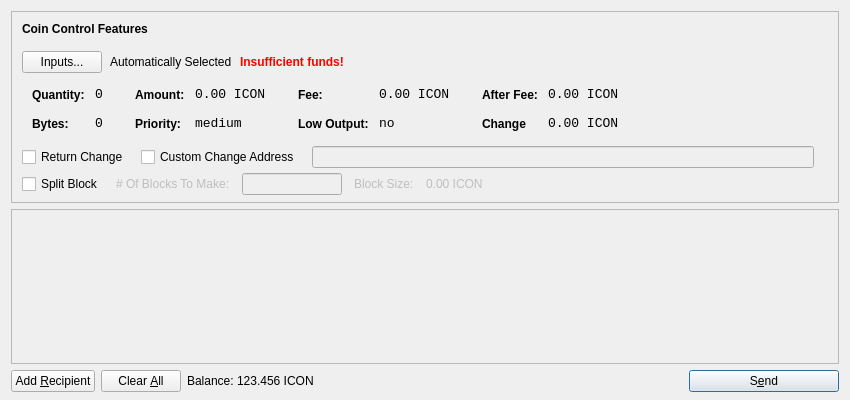
<?xml version="1.0" encoding="UTF-8"?>
<ui version="4.0">
 <class>SendCoinsDialog</class>
 <widget class="QDialog" name="SendCoinsDialog">
  <property name="geometry">
   <rect>
    <x>0</x>
    <y>0</y>
    <width>850</width>
    <height>400</height>
   </rect>
  </property>
  <property name="windowTitle">
   <string>Send Coins</string>
  </property>
  <layout class="QVBoxLayout" name="verticalLayout" stretch="0,1,0">
   <property name="bottomMargin">
    <number>8</number>
   </property>
   <item>
    <widget class="QFrame" name="frameCoinControl">
     <property name="sizePolicy">
      <sizepolicy hsizetype="Expanding" vsizetype="Expanding">
       <horstretch>0</horstretch>
       <verstretch>0</verstretch>
      </sizepolicy>
     </property>
     <property name="maximumSize">
      <size>
       <width>16777215</width>
       <height>16777215</height>
      </size>
     </property>
     <property name="frameShape">
      <enum>QFrame::StyledPanel</enum>
     </property>
     <property name="frameShadow">
      <enum>QFrame::Sunken</enum>
     </property>
     <layout class="QVBoxLayout" name="verticalLayoutCoinControl2">
      <property name="spacing">
       <number>6</number>
      </property>
      <property name="leftMargin">
       <number>0</number>
      </property>
      <property name="topMargin">
       <number>0</number>
      </property>
      <property name="rightMargin">
       <number>0</number>
      </property>
      <property name="bottomMargin">
       <number>6</number>
      </property>
      <item>
       <layout class="QVBoxLayout" name="verticalLayoutCoinControl" stretch="0,0,0,0,1">
        <property name="spacing">
         <number>0</number>
        </property>
        <property name="leftMargin">
         <number>10</number>
        </property>
        <property name="topMargin">
         <number>10</number>
        </property>
        <item>
         <layout class="QHBoxLayout" name="horizontalLayoutCoinControl1">
          <property name="bottomMargin">
           <number>15</number>
          </property>
          <item>
           <widget class="QLabel" name="labelCoinControlFeatures">
            <property name="sizePolicy">
             <sizepolicy hsizetype="Preferred" vsizetype="Maximum">
              <horstretch>0</horstretch>
              <verstretch>0</verstretch>
             </sizepolicy>
            </property>
            <property name="font">
             <font>
              <weight>75</weight>
              <bold>true</bold>
             </font>
            </property>
            <property name="styleSheet">
             <string notr="true">font-weight:bold;</string>
            </property>
            <property name="text">
             <string>Coin Control Features</string>
            </property>
           </widget>
          </item>
         </layout>
        </item>
        <item>
         <layout class="QHBoxLayout" name="horizontalLayoutCoinControl2" stretch="0,0,0,0">
          <property name="spacing">
           <number>8</number>
          </property>
          <property name="bottomMargin">
           <number>10</number>
          </property>
          <item>
           <widget class="QPushButton" name="pushButtonCoinControl">
            <property name="styleSheet">
             <string notr="true"/>
            </property>
            <property name="text">
             <string>Inputs...</string>
            </property>
           </widget>
          </item>
          <item>
           <widget class="QLabel" name="labelCoinControlAutomaticallySelected">
            <property name="text">
             <string>Automatically Selected</string>
            </property>
            <property name="margin">
             <number>5</number>
            </property>
           </widget>
          </item>
          <item>
           <widget class="QLabel" name="labelCoinControlInsuffFunds">
            <property name="font">
             <font>
              <weight>75</weight>
              <bold>true</bold>
             </font>
            </property>
            <property name="styleSheet">
             <string notr="true">color:red;font-weight:bold;</string>
            </property>
            <property name="text">
             <string>Insufficient funds!</string>
            </property>
            <property name="margin">
             <number>5</number>
            </property>
           </widget>
          </item>
          <item>
           <spacer name="horizontalSpacerCoinControl">
            <property name="orientation">
             <enum>Qt::Horizontal</enum>
            </property>
            <property name="sizeHint" stdset="0">
             <size>
              <width>40</width>
              <height>1</height>
             </size>
            </property>
           </spacer>
          </item>
         </layout>
        </item>
        <item>
         <widget class="QWidget" name="widgetCoinControl" native="true">
          <property name="sizePolicy">
           <sizepolicy hsizetype="Preferred" vsizetype="Preferred">
            <horstretch>0</horstretch>
            <verstretch>0</verstretch>
           </sizepolicy>
          </property>
          <property name="minimumSize">
           <size>
            <width>0</width>
            <height>0</height>
           </size>
          </property>
          <property name="styleSheet">
           <string notr="true"/>
          </property>
          <layout class="QHBoxLayout" name="horizontalLayoutCoinControl5">
           <property name="margin">
            <number>0</number>
           </property>
           <item>
            <layout class="QHBoxLayout" name="horizontalLayoutCoinControl3" stretch="0,0,0,1">
             <property name="spacing">
              <number>20</number>
             </property>
             <property name="topMargin">
              <number>0</number>
             </property>
             <property name="bottomMargin">
              <number>10</number>
             </property>
             <item>
              <layout class="QFormLayout" name="formLayoutCoinControl1">
               <property name="horizontalSpacing">
                <number>10</number>
               </property>
               <property name="verticalSpacing">
                <number>14</number>
               </property>
               <property name="leftMargin">
                <number>10</number>
               </property>
               <property name="topMargin">
                <number>4</number>
               </property>
               <property name="rightMargin">
                <number>6</number>
               </property>
               <item row="0" column="0">
                <widget class="QLabel" name="labelCoinControlQuantityText">
                 <property name="styleSheet">
                  <string notr="true">font-weight:bold;</string>
                 </property>
                 <property name="text">
                  <string>Quantity:</string>
                 </property>
                 <property name="margin">
                  <number>0</number>
                 </property>
                </widget>
               </item>
               <item row="0" column="1">
                <widget class="QLabel" name="labelCoinControlQuantity">
                 <property name="font">
                  <font>
                   <family>Monospace</family>
                   <pointsize>10</pointsize>
                  </font>
                 </property>
                 <property name="cursor">
                  <cursorShape>IBeamCursor</cursorShape>
                 </property>
                 <property name="contextMenuPolicy">
                  <enum>Qt::ActionsContextMenu</enum>
                 </property>
                 <property name="text">
                  <string>0</string>
                 </property>
                 <property name="margin">
                  <number>0</number>
                 </property>
                 <property name="textInteractionFlags">
                  <set>Qt::LinksAccessibleByMouse|Qt::TextSelectableByKeyboard|Qt::TextSelectableByMouse</set>
                 </property>
                </widget>
               </item>
               <item row="1" column="0">
                <widget class="QLabel" name="labelCoinControlBytesText">
                 <property name="styleSheet">
                  <string notr="true">font-weight:bold;</string>
                 </property>
                 <property name="text">
                  <string>Bytes:</string>
                 </property>
                </widget>
               </item>
               <item row="1" column="1">
                <widget class="QLabel" name="labelCoinControlBytes">
                 <property name="font">
                  <font>
                   <family>Monospace</family>
                   <pointsize>10</pointsize>
                  </font>
                 </property>
                 <property name="cursor">
                  <cursorShape>IBeamCursor</cursorShape>
                 </property>
                 <property name="contextMenuPolicy">
                  <enum>Qt::ActionsContextMenu</enum>
                 </property>
                 <property name="text">
                  <string>0</string>
                 </property>
                 <property name="textInteractionFlags">
                  <set>Qt::LinksAccessibleByMouse|Qt::TextSelectableByKeyboard|Qt::TextSelectableByMouse</set>
                 </property>
                </widget>
               </item>
              </layout>
             </item>
             <item>
              <layout class="QFormLayout" name="formLayoutCoinControl2">
               <property name="horizontalSpacing">
                <number>10</number>
               </property>
               <property name="verticalSpacing">
                <number>14</number>
               </property>
               <property name="leftMargin">
                <number>6</number>
               </property>
               <property name="topMargin">
                <number>4</number>
               </property>
               <property name="rightMargin">
                <number>6</number>
               </property>
               <item row="0" column="0">
                <widget class="QLabel" name="labelCoinControlAmountText">
                 <property name="styleSheet">
                  <string notr="true">font-weight:bold;</string>
                 </property>
                 <property name="text">
                  <string>Amount:</string>
                 </property>
                 <property name="margin">
                  <number>0</number>
                 </property>
                </widget>
               </item>
               <item row="0" column="1">
                <widget class="QLabel" name="labelCoinControlAmount">
                 <property name="font">
                  <font>
                   <family>Monospace</family>
                   <pointsize>10</pointsize>
                  </font>
                 </property>
                 <property name="cursor">
                  <cursorShape>IBeamCursor</cursorShape>
                 </property>
                 <property name="contextMenuPolicy">
                  <enum>Qt::ActionsContextMenu</enum>
                 </property>
                 <property name="text">
                  <string>0.00 ICON</string>
                 </property>
                 <property name="textInteractionFlags">
                  <set>Qt::LinksAccessibleByMouse|Qt::TextSelectableByKeyboard|Qt::TextSelectableByMouse</set>
                 </property>
                </widget>
               </item>
               <item row="1" column="0">
                <widget class="QLabel" name="labelCoinControlPriorityText">
                 <property name="styleSheet">
                  <string notr="true">font-weight:bold;</string>
                 </property>
                 <property name="text">
                  <string>Priority:</string>
                 </property>
                </widget>
               </item>
               <item row="1" column="1">
                <widget class="QLabel" name="labelCoinControlPriority">
                 <property name="font">
                  <font>
                   <family>Monospace</family>
                   <pointsize>10</pointsize>
                  </font>
                 </property>
                 <property name="cursor">
                  <cursorShape>IBeamCursor</cursorShape>
                 </property>
                 <property name="contextMenuPolicy">
                  <enum>Qt::ActionsContextMenu</enum>
                 </property>
                 <property name="text">
                  <string>medium</string>
                 </property>
                 <property name="textInteractionFlags">
                  <set>Qt::LinksAccessibleByMouse|Qt::TextSelectableByKeyboard|Qt::TextSelectableByMouse</set>
                 </property>
                </widget>
               </item>
              </layout>
             </item>
             <item>
              <layout class="QFormLayout" name="formLayoutCoinControl3">
               <property name="horizontalSpacing">
                <number>10</number>
               </property>
               <property name="verticalSpacing">
                <number>14</number>
               </property>
               <property name="leftMargin">
                <number>6</number>
               </property>
               <property name="topMargin">
                <number>4</number>
               </property>
               <property name="rightMargin">
                <number>6</number>
               </property>
               <item row="0" column="0">
                <widget class="QLabel" name="labelCoinControlFeeText">
                 <property name="styleSheet">
                  <string notr="true">font-weight:bold;</string>
                 </property>
                 <property name="text">
                  <string>Fee:</string>
                 </property>
                 <property name="margin">
                  <number>0</number>
                 </property>
                </widget>
               </item>
               <item row="0" column="1">
                <widget class="QLabel" name="labelCoinControlFee">
                 <property name="font">
                  <font>
                   <family>Monospace</family>
                   <pointsize>10</pointsize>
                  </font>
                 </property>
                 <property name="cursor">
                  <cursorShape>IBeamCursor</cursorShape>
                 </property>
                 <property name="contextMenuPolicy">
                  <enum>Qt::ActionsContextMenu</enum>
                 </property>
                 <property name="text">
                  <string>0.00 ICON</string>
                 </property>
                 <property name="textInteractionFlags">
                  <set>Qt::LinksAccessibleByMouse|Qt::TextSelectableByKeyboard|Qt::TextSelectableByMouse</set>
                 </property>
                </widget>
               </item>
               <item row="1" column="0">
                <widget class="QLabel" name="labelCoinControlLowOutputText">
                 <property name="styleSheet">
                  <string notr="true">font-weight:bold;</string>
                 </property>
                 <property name="text">
                  <string>Low Output:</string>
                 </property>
                </widget>
               </item>
               <item row="1" column="1">
                <widget class="QLabel" name="labelCoinControlLowOutput">
                 <property name="font">
                  <font>
                   <family>Monospace</family>
                   <pointsize>10</pointsize>
                  </font>
                 </property>
                 <property name="cursor">
                  <cursorShape>IBeamCursor</cursorShape>
                 </property>
                 <property name="contextMenuPolicy">
                  <enum>Qt::ActionsContextMenu</enum>
                 </property>
                 <property name="text">
                  <string>no</string>
                 </property>
                 <property name="textInteractionFlags">
                  <set>Qt::LinksAccessibleByMouse|Qt::TextSelectableByKeyboard|Qt::TextSelectableByMouse</set>
                 </property>
                </widget>
               </item>
              </layout>
             </item>
             <item>
              <layout class="QFormLayout" name="formLayoutCoinControl4">
               <property name="fieldGrowthPolicy"> 
                 <enum>QFormLayout::AllNonFixedFieldsGrow</enum> 
                </property>			  
               <property name="horizontalSpacing">
                <number>10</number>
               </property>
               <property name="verticalSpacing">
                <number>14</number>
               </property>
               <property name="leftMargin">
                <number>6</number>
               </property>
               <property name="topMargin">
                <number>4</number>
               </property>
               <property name="rightMargin">
                <number>6</number>
               </property>
               <item row="0" column="0">
                <widget class="QLabel" name="labelCoinControlAfterFeeText">
                 <property name="styleSheet">
                  <string notr="true">font-weight:bold;</string>
                 </property>
                 <property name="text">
                  <string>After Fee:</string>
                 </property>
                 <property name="margin">
                  <number>0</number>
                 </property>
                </widget>
               </item>
               <item row="0" column="1">
                <widget class="QLabel" name="labelCoinControlAfterFee">
                 <property name="font">
                  <font>
                   <family>Monospace</family>
                   <pointsize>10</pointsize>
                  </font>
                 </property>
                 <property name="cursor">
                  <cursorShape>IBeamCursor</cursorShape>
                 </property>
                 <property name="contextMenuPolicy">
                  <enum>Qt::ActionsContextMenu</enum>
                 </property>
                 <property name="text">
                  <string>0.00 ICON</string>
                 </property>
                 <property name="textInteractionFlags">
                  <set>Qt::LinksAccessibleByMouse|Qt::TextSelectableByKeyboard|Qt::TextSelectableByMouse</set>
                 </property>
                </widget>
               </item>
               <item row="1" column="0">
                <widget class="QLabel" name="labelCoinControlChangeText">
                 <property name="styleSheet">
                  <string notr="true">font-weight:bold;</string>
                 </property>
                 <property name="text">
                  <string>Change</string>
                 </property>
                </widget>
               </item>
               <item row="1" column="1">
                <widget class="QLabel" name="labelCoinControlChange">
                 <property name="font">
                  <font>
                   <family>Monospace</family>
                   <pointsize>10</pointsize>
                  </font>
                 </property>
                 <property name="cursor">
                  <cursorShape>IBeamCursor</cursorShape>
                 </property>
                 <property name="contextMenuPolicy">
                  <enum>Qt::ActionsContextMenu</enum>
                 </property>
                 <property name="text">
                  <string>0.00 ICON</string>
                 </property>
                 <property name="textInteractionFlags">
                  <set>Qt::LinksAccessibleByMouse|Qt::TextSelectableByKeyboard|Qt::TextSelectableByMouse</set>
                 </property>
                </widget>
               </item>
              </layout>
             </item>
            </layout>
           </item>
          </layout>
         </widget>
        </item>
        <item>
        <layout class="QHBoxLayout" name="horizontalLayoutCoinControl4" stretch="0,0,0,0">
          <property name="spacing">
           <number>12</number>
          </property>
          <property name="sizeConstraint">
           <enum>QLayout::SetDefaultConstraint</enum>
          </property>
          <property name="topMargin">
           <number>5</number>
          </property>
          <property name="rightMargin">
           <number>5</number>
          </property>
          <item>
		  <widget class="QCheckBox" name="returnChangeCheckBox">
 		  <property name="text">
 		  <string>Return Change</string>
 		  </property>
		  </widget>
 		  </item>
 		  <item>		  
           <widget class="QCheckBox" name="checkBoxCoinControlChange">
            <property name="text">
             <string>Custom Change Address</string>
            </property>
           </widget>
          </item>
          <item>
           <widget class="QLineEdit" name="lineEditCoinControlChange">
            <property name="enabled">
             <bool>false</bool>
            </property>
            <property name="sizePolicy">
             <sizepolicy hsizetype="Expanding" vsizetype="Fixed">
              <horstretch>0</horstretch>
              <verstretch>0</verstretch>
             </sizepolicy>
            </property>
           </widget>
          </item>
          <item>
           <widget class="QLabel" name="labelCoinControlChangeLabel">
            <property name="sizePolicy">
             <sizepolicy hsizetype="Preferred" vsizetype="Expanding">
              <horstretch>0</horstretch>
              <verstretch>0</verstretch>
             </sizepolicy>
            </property>
            <property name="minimumSize">
             <size>
              <width>0</width>
              <height>0</height>
             </size>
            </property>
            <property name="text">
             <string/>
            </property>
            <property name="margin">
             <number>3</number>
            </property>
           </widget>
          </item>
         </layout>
        </item>
        <item>
         <layout class="QHBoxLayout" name="horizontalLayoutCoinControl4a" stretch="0,0,0,0">
           <property name="alignment" >
          <set>Qt::AlignLeft</set>
           </property>
           <property name="spacing">
            <number>12</number>
           </property>
           <property name="sizeConstraint">
            <enum>QLayout::SetDefaultConstraint</enum>
           </property>
           <property name="topMargin">
            <number>5</number>
           </property>
           <property name="rightMargin">
            <number>5</number>
           </property>
            <item> 
            <widget class="QCheckBox" name="splitBlockCheckBox"> 
             <property name="text"> 
              <string>Split Block</string> 
             </property> 
            </widget> 
           </item> 
           <item> 
            <widget class="QLabel" name="labelBlocksToMakeText"> 
             <property name="enabled"> 
              <bool>false</bool> 
             </property> 
             <property name="text"> 
              <string># Of Blocks To Make:</string> 
             </property> 
            </widget> 
           </item>
           <item> 
            <widget class="QLineEdit" name="splitBlockLineEdit"> 
             <property name="enabled"> 
              <bool>false</bool> 
             </property> 
             <property name="sizePolicy"> 
              <sizepolicy hsizetype="Fixed" vsizetype="Fixed"> 
               <horstretch>0</horstretch> 
               <verstretch>0</verstretch> 
              </sizepolicy> 
             </property> 
             <property name="maximumSize"> 
              <size> 
               <width>100</width> 
               <height>16777215</height> 
              </size> 
             </property> 
            </widget> 
           </item> 
           <item> 
            <widget class="QLabel" name="labelBlockSizeText"> 
             <property name="enabled"> 
              <bool>false</bool> 
             </property> 
             <property name="text"> 
              <string>Block Size:</string> 
             </property> 
            </widget> 
           </item> 
           <item> 
            <widget class="QLabel" name="labelBlockSize"> 
             <property name="enabled"> 
              <bool>false</bool> 
             </property> 
             <property name="text"> 
              <string>0.00 ICON</string> 
             </property>
            </widget> 
            </item>
          </layout>
         </item>
         <item>		
         <spacer name="verticalSpacerCoinControl">
          <property name="orientation">
           <enum>Qt::Vertical</enum>
          </property>
          <property name="sizeHint" stdset="0">
           <size>
            <width>800</width>
            <height>1</height>
           </size>
          </property>
         </spacer>
        </item>
       </layout>
      </item>
     </layout>
    </widget>
   </item>
   <item>
    <widget class="QScrollArea" name="scrollArea">
     <property name="widgetResizable">
      <bool>true</bool>
     </property>
     <widget class="QWidget" name="scrollAreaWidgetContents">
      <property name="geometry">
       <rect>
        <x>0</x>
        <y>0</y>
        <width>830</width>
        <height>172</height>
       </rect>
      </property>
      <layout class="QVBoxLayout" name="verticalLayout_2">
       <property name="margin">
        <number>0</number>
       </property>
       <item>
        <layout class="QVBoxLayout" name="entries">
         <property name="spacing">
          <number>6</number>
         </property>
        </layout>
       </item>
       <item>
        <spacer name="verticalSpacer">
         <property name="orientation">
          <enum>Qt::Vertical</enum>
         </property>
         <property name="sizeHint" stdset="0">
          <size>
           <width>20</width>
           <height>40</height>
          </size>
         </property>
        </spacer>
       </item>
      </layout>
     </widget>
    </widget>
   </item>
   <item>
    <layout class="QHBoxLayout" name="horizontalLayout">
     <item>
      <widget class="QPushButton" name="addButton">
       <property name="toolTip">
        <string>Send to multiple recipients at once</string>
       </property>
       <property name="text">
        <string>Add &amp;Recipient</string>
       </property>
       <property name="icon">
        <iconset resource="../bitcoin.qrc">
         <normaloff>:/icons/add</normaloff>:/icons/add</iconset>
       </property>
       <property name="autoDefault">
        <bool>false</bool>
       </property>
      </widget>
     </item>
     <item>
      <widget class="QPushButton" name="clearButton">
       <property name="sizePolicy">
        <sizepolicy hsizetype="Minimum" vsizetype="Fixed">
         <horstretch>0</horstretch>
         <verstretch>0</verstretch>
        </sizepolicy>
       </property>
       <property name="toolTip">
        <string>Remove all transaction fields</string>
       </property>
       <property name="text">
        <string>Clear &amp;All</string>
       </property>
       <property name="icon">
        <iconset resource="../bitcoin.qrc">
         <normaloff>:/icons/remove</normaloff>:/icons/remove</iconset>
       </property>
       <property name="autoRepeatDelay">
        <number>300</number>
       </property>
       <property name="autoDefault">
        <bool>false</bool>
       </property>
      </widget>
     </item>
     <item>
      <layout class="QHBoxLayout" name="horizontalLayout_2">
       <property name="spacing">
        <number>3</number>
       </property>
       <item>
        <widget class="QLabel" name="label">
         <property name="sizePolicy">
          <sizepolicy hsizetype="Preferred" vsizetype="Fixed">
           <horstretch>0</horstretch>
           <verstretch>0</verstretch>
          </sizepolicy>
         </property>
         <property name="text">
          <string>Balance:</string>
         </property>
        </widget>
       </item>
       <item>
        <widget class="QLabel" name="labelBalance">
         <property name="sizePolicy">
          <sizepolicy hsizetype="Preferred" vsizetype="Fixed">
           <horstretch>0</horstretch>
           <verstretch>0</verstretch>
          </sizepolicy>
         </property>
         <property name="cursor">
          <cursorShape>IBeamCursor</cursorShape>
         </property>
         <property name="text">
          <string>123.456 ICON</string>
         </property>
         <property name="textInteractionFlags">
          <set>Qt::LinksAccessibleByMouse|Qt::TextSelectableByKeyboard|Qt::TextSelectableByMouse</set>
         </property>
        </widget>
       </item>
      </layout>
     </item>
     <item>
      <spacer name="horizontalSpacer">
       <property name="orientation">
        <enum>Qt::Horizontal</enum>
       </property>
       <property name="sizeHint" stdset="0">
        <size>
         <width>40</width>
         <height>20</height>
        </size>
       </property>
      </spacer>
     </item>
     <item>
      <widget class="QPushButton" name="sendButton">
       <property name="minimumSize">
        <size>
         <width>150</width>
         <height>0</height>
        </size>
       </property>
       <property name="toolTip">
        <string>Confirm the send action</string>
       </property>
       <property name="text">
        <string>S&amp;end</string>
       </property>
       <property name="icon">
        <iconset resource="../bitcoin.qrc">
         <normaloff>:/icons/send</normaloff>:/icons/send</iconset>
       </property>
       <property name="default">
        <bool>true</bool>
       </property>
      </widget>
     </item>
    </layout>
   </item>
  </layout>
 </widget>
 <resources>
  <include location="../bitcoin.qrc"/>
 </resources>
 <connections/>
</ui>
